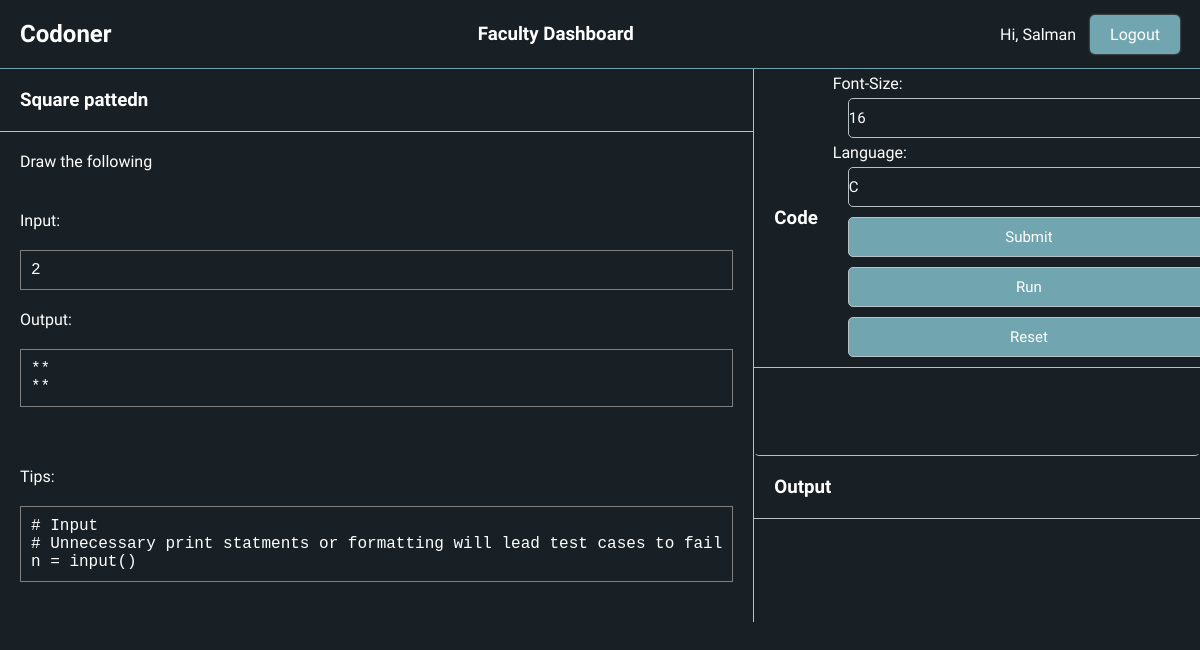
Screenshot of /code/playground/3 (signed in) with the database file from the repository.
### main/models.py (models this page shows, shortened)
class Question(models.Model):
    title = models.CharField(max_length=256)
    description = models.TextField()
    competition = models.ForeignKey(
        Competition, on_delete=models.CASCADE, null=True)

class TestCase(models.Model):
    question = models.ForeignKey(Question, on_delete=models.CASCADE)
    input = models.CharField(max_length=256)
    output = models.TextField()

### main/views.py (the view)
# urls.py: path('playground/<id>', playground),
@login_required(login_url='/user/login/')
def playground(request, id):
    question = get_object_or_404(Question, id=id)
    testcase = TestCase.objects.filter(question=question)
    context = {
        'question': question,
        'testcase': testcase[0],
        'totalTestCases': len(testcase)
    }
    return render(request, 'playground.html', context=context)

### main/templates/playground.html (shortened to what this page needs)
{% extends "base.html"%}
{% load static %}
{% block stylesheet %}
    <link rel="stylesheet" href="{% static 'css/playground.css' %}">
{% endblock %}
{% block content %}
    <div class="playarea">
        <div class="questionarea">
            <div class="head">
                <h3>
                    {{question.title}}
                </h3>
            </div>
            <div class="description">
                {{question.description}}
            </div>
            <div class="case">
                Input:
                <pre>{{testcase.input}}</pre>
                Output:
                <pre>{{testcase.output}}</pre>
            </div>
            <div class="language-tips">
                Tips:
                <pre># Input
# Unnecessary print statments or formatting will lead test cases to fail
n = input()</pre>
            </div>
         </div>
        <div class="main">
            <form>
                <div class="code_head head">
                <h3 class="title">Code</h3>
                    <div>
                        Font-Size:
                        <select name="Font" id="font">
                            <option value="16px" selected>16</option>
                        </select>
                        Language:
                        <select name="language">
                            <option value="c">C</option>
                        </select>
                        <input type="button" value="Submit">
                        <input type="button" id="run" onclick="sendreq()" value="Run">
                        <input type="reset">
                    </div>
                </div>
                <textarea name="code" spellcheck="false"></textarea>
            </form>
            <div class="terminal">
                <div class="head"><h3>Output</h3></div>
                <div class="output"></div>
            </div>
        </div>
    </div>
{% endblock %}

### templates/base.html (shortened to what this page needs)
{% load static %}
<!DOCTYPE html>
<html lang="en">
	<head>
        <link rel="stylesheet" href="{% static 'css/main.css' %}">
		{% block stylesheet %} {% endblock stylesheet %}
	</head>
	<body>
		<header>
			<h2 id="logo">Codoner
			</h2>
			{% if request.user.is_staff %}
				<h3>
					Faculty Dashboard
				</h3>
			{% endif %}
			<div class="profile">
				{% if request.user.is_authenticated %}
					Hi, {{ request.user.first_name }}
					<a href="/user/logout">Logout</a>
				{% else %}
					<a href="/user/login">Login</a>
				{% endif %}
			</div>
		</header>
		<div class="content">
			{% block content %} {% endblock content %}
		</div>
	</body>
</html>

### assets/css/main.css (style rules this page uses)
* { margin: 0; padding: 0; font-family: "Comfortaa", cursive; -webkit-box-sizing: border-box; box-sizing: border-box; color: white; }
html, body { height: 100%; --BlackPearl: #182025; --FountainBlue: #71a6b1; --Heather: #b8c2c6; --Horizon: #608b95; background-color: var(--BlackPearl); }
.content { display: -webkit-box; display: -ms-flexbox; display: flex; -webkit-box-align: center; -ms-flex-align: center; align-items: center; }
a { color: var(--font-color); text-decoration: none; border-radius: 5px; padding: 10px 15px; }
header { display: -webkit-box; display: -ms-flexbox; display: flex; min-height: 5%; -webkit-box-align: center; -ms-flex-align: center; align-items: center; -webkit-box-pack: justify; -ms-flex-pack: justify; justify-content: space-between; padding: 20px; border-bottom: 1px solid var(--FountainBlue); }
header a { padding: 10px 20px; color: white; background-color: #71a6b1; border-radius: 5px; -webkit-box-shadow: 0 0 2px #9b9b9b; box-shadow: 0 0 2px #9b9b9b; cursor: pointer; text-decoration: none; margin-left: 10px; }
.head { display: -webkit-box; display: -ms-flexbox; display: flex; -webkit-box-align: center; -ms-flex-align: center; align-items: center; padding: 5px; border-bottom: 1px solid var(--Heather); }
.head h3 { -webkit-box-flex: 1; -ms-flex: 1; flex: 1; padding: 15px; }
input, select, option, button { height: 40px; width: 100%; }
input, select, option, button, textarea { border-radius: 5px; color: var(--FountainBlue); background: transparent; border: 1px solid var(--FountainBlue); -webkit-transition: all 0.3s ease; transition: all 0.3s ease; font-size: 15px; }

### assets/css/playground.css (style rules this page uses)
.playarea { display: -webkit-box; display: -ms-flexbox; display: flex; height: 100%; -webkit-box-flex: 1; -ms-flex: 1; flex: 1; }
.playarea .questionarea { display: -webkit-box; display: -ms-flexbox; display: flex; -webkit-box-orient: vertical; -webkit-box-direction: normal; -ms-flex-direction: column; flex-direction: column; border-right: 1px solid var(--Heather); background-color: var(--BlackPearl); min-width: 40%; }
.playarea .questionarea > *:not(.head) { padding: 20px; }
.playarea .questionarea pre { font-family: 'Courier New', Courier, monospace; border: 1px solid gray; padding: 10px; margin: 20px 0px; width: 100%; text-align: left; }
.playarea .questionarea .language-tips { display: -webkit-box; display: -ms-flexbox; display: flex; -webkit-box-orient: vertical; -webkit-box-direction: normal; -ms-flex-direction: column; flex-direction: column; -webkit-box-flex: 1; -ms-flex: 1; flex: 1; -webkit-box-pack: end; -ms-flex-pack: end; justify-content: flex-end; }
.playarea .main { -webkit-box-flex: 1; -ms-flex: 1; flex: 1; }
.playarea .main form { display: -webkit-box; display: -ms-flexbox; display: flex; -webkit-box-orient: vertical; -webkit-box-direction: normal; -ms-flex-direction: column; flex-direction: column; min-height: 70%; background-color: var(--BlackPearl); }
.playarea .main form input, .playarea .main form select { padding: 10px 0px; border: 1px solid var(--Heather); margin: 5px; min-width: 125px; border-radius: 5px; margin-left: 15px; background-color: inherit; color: inherit; -webkit-appearance: none; -moz-appearance: none; appearance: none; }
.playarea .main form option { background-color: var(--BlackPearl); color: white; padding: 10px 0px; }
.playarea .main form input { padding: 10px 20px; background-color: #71a6b1; font-size: 15px; margin-right: 7.5px; }
.playarea .main textarea { -webkit-box-flex: 1; -ms-flex: 1; flex: 1; padding: 10px; resize: none; border: 1px solid transparent; border-bottom: 1px solid var(--Heather); font-family: Consolas, 'Courier New', monospace; background-color: var(--BlackPearl); }
.terminal { display: -webkit-box; display: -ms-flexbox; display: flex; -webkit-box-orient: vertical; -webkit-box-direction: normal; -ms-flex-direction: column; flex-direction: column; min-height: 30%; background-color: var(--BlackPearl); }
.terminal .output { -webkit-box-flex: 1; -ms-flex: 1; flex: 1; background-color: var(--BlackPearl); overflow-y: scroll; }

### rows the page displays
Question: title "Square pattedn", description "Draw the following"
TestCase: input "2", output "** **"

### other values shown
{{ request.user.first_name }} "Salman"
